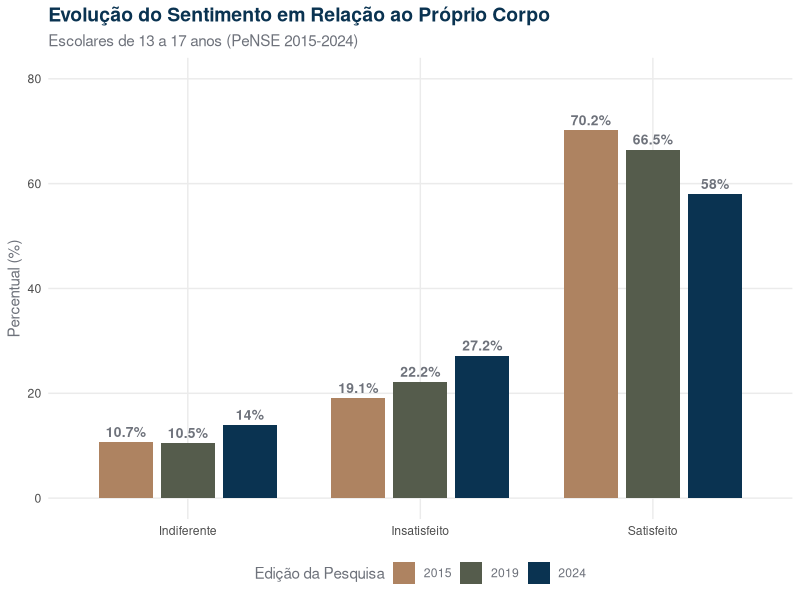

The R source for this figure:
# Decided to take infos from the recent uploaded report from PeNSE 2024
# Recreated one of the graphs with my palette just to put in my project.

library(ggplot2)
library(tidyr)
library(dplyr)

dados_pense <- data.frame(
  Categoria = c("Satisfeito", "Indiferente", "Insatisfeito"),
  `2015` = c(70.2, 10.7, 19.1),
  `2019` = c(66.5, 10.5, 22.2),
  `2024` = c(58.0, 14.0, 27.2),
  check.names = FALSE
)

dados_longo <- dados_pense %>%
  pivot_longer(
    cols = c(`2015`, `2019`, `2024`),
    names_to = "Ano", 
    values_to = "Percentual"
  )

my_palette <- c("2015" = "#AE8361", "2019" = "#555C4C", "2024" = "#0A3351")

ggplot(dados_longo, aes(x = Categoria, y = Percentual, fill = Ano)) +
  geom_bar(stat = "identity", position = position_dodge(width = 0.8), width = 0.7) +
  geom_text(aes(label = paste0(Percentual, "%")), 
            position = position_dodge(width = 0.8), 
            vjust = -0.5, size = 3.5, fontface = "bold", color = "#6E727B") +
  scale_fill_manual(values = my_palette) +
  labs(title = "Evolução do Sentimento em Relação ao Próprio Corpo",
       subtitle = "Escolares de 13 a 17 anos (PeNSE 2015-2024)",
       x = NULL, y = "Percentual (%)",
       fill = "Edição da Pesquisa") +
  theme_minimal() +
  theme(
    text = element_text(color = "#6E727B"),
    plot.title = element_text(face = "bold", size = 14, color = "#0A3351"),
    legend.position = "bottom",
    panel.grid.minor = element_blank(),
  ) +
  ylim(0, 80)
